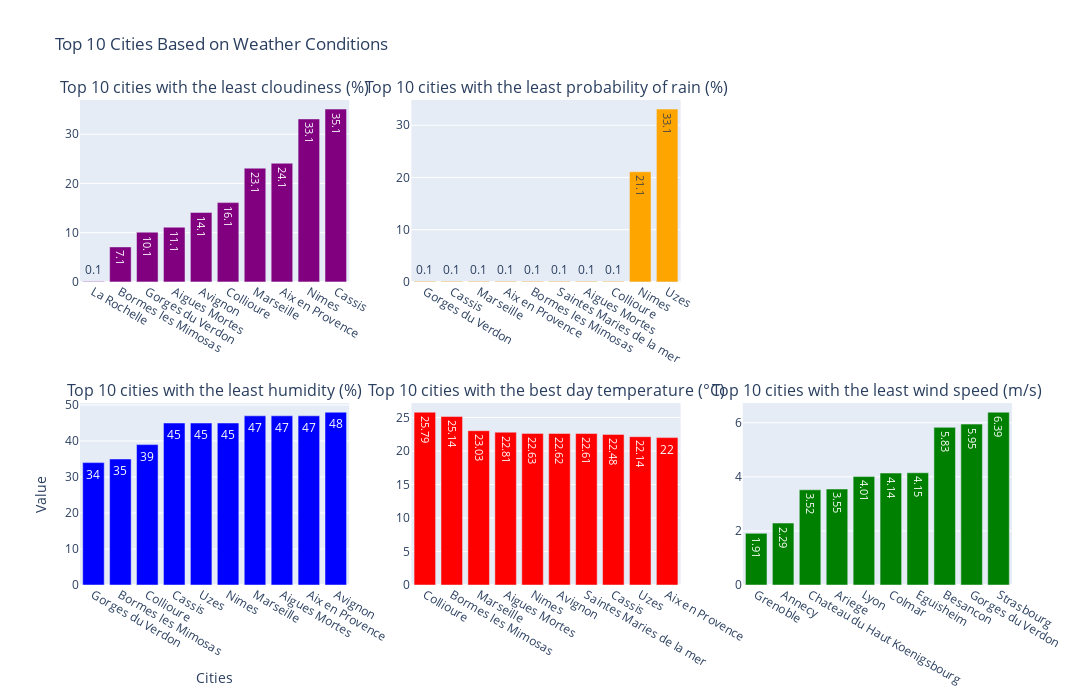

The code cell stored with this chart in its notebook:
### Code cell
import plotly.graph_objects as go
from plotly.subplots import make_subplots

# Créer la figure avec des graphiques en barres
fig = make_subplots(rows=2, 
                    cols=3, 
                    start_cell="bottom-left",
                    specs=[[{"type": "xy"}, {"type": "xy"},{"type": "xy"}], 
                           [{"type": "xy"},{"type": "xy"},{"type": "xy"}]],
                    subplot_titles=("Top 10 cities with the least humidity (%)", 
                                    "Top 10 cities with the best day temperature (°C)", 
                                    "Top 10 cities with the least wind speed (m/s)",
                                    "Top 10 cities with the least cloudiness (%)",
                                    "Top 10 cities with the least probability of rain (%)"))

# 1. Top 10 des villes avec le moins d'humidité
fig.add_trace(go.Bar(
    x=df.sort_values(by=['Humidity']).head(10)["name"],
    y=df.sort_values(by=['Humidity']).head(10)["Humidity"],
    text=df.sort_values(by=['Humidity']).head(10)["Humidity"],
    textposition='auto',
    marker_color='blue'
), row=1, col=1)

# 2. Top 10 des villes avec la meilleure moyenne de température
fig.add_trace(go.Bar(
    x=df.sort_values(by=['Temperature_avg'], ascending=False).head(10)["name"],
    y=df.sort_values(by=['Temperature_avg'], ascending=False).head(10)["Temperature_avg"],
    text=df.sort_values(by=['Temperature_avg'], ascending=False).head(10)["Temperature_avg"],
    textposition='auto',
    marker_color='red'
), row=1, col=2)

# 3. Top 10 des villes avec le moins de vent
fig.add_trace(go.Bar(
    x=df.sort_values(by=['Wind_speed']).head(10)["name"],
    y=df.sort_values(by=['Wind_speed']).head(10)["Wind_speed"],
    text=df.sort_values(by=['Wind_speed']).head(10)["Wind_speed"],
    textposition='auto',
    marker_color='green'
), row=1, col=3)

# 4. Top 10 des villes avec le moins de nuages

# Ajouter une petite valeur à toutes les valeurs de la catégorie "Cloudiness"
df['Cloudiness_adjusted'] = df['Cloudiness'] + 0.1

fig.add_trace(go.Bar(
    x=df.sort_values(by=['Cloudiness_adjusted']).head(10)["name"],
    y=df.sort_values(by=['Cloudiness_adjusted']).head(10)["Cloudiness_adjusted"],
    text=df.sort_values(by=['Cloudiness_adjusted']).head(10)["Cloudiness_adjusted"],
    textposition='auto',
    marker_color='purple'
), row=2, col=1)

# 5. Top 10 des villes avec le risque le moins élevé de précipitation

# Ajouter une petite valeur à toutes les valeurs de la catégorie "Precipitation_prob"
df['Precipitation_prob_adjusted'] = df['Precipitation_prob'] + 0.1

fig.add_trace(go.Bar(
    x=df.sort_values(by=['Precipitation_prob_adjusted']).head(10)["name"],
    y=df.sort_values(by=['Precipitation_prob_adjusted']).head(10)["Precipitation_prob_adjusted"],
    text=df.sort_values(by=['Precipitation_prob_adjusted']).head(10)["Precipitation_prob_adjusted"],
    textposition='auto',
    marker_color='orange'
), row=2, col=2)

# Mise à jour du layout
fig.update_layout(
    height=700, 
    width=1400,
    showlegend=False,
    title="Top 10 Cities Based on Weather Conditions",
    xaxis_title="Cities",
    yaxis_title="Value",
    bargap=0.2
)

fig.show()

### Figure 1 — Plotly figure (JSON) as saved in the notebook; plotly's stock layout.template omitted (floating-point values rounded to 4 significant figures)
{"data": [{"marker": {"color": "blue"}, "text": [34, 35, 39, 45, 45, 45, 47, 47, 47, 48], "textposition": "auto", "type": "bar", "x": ["Gorges du Verdon", "Bormes les Mimosas", "Collioure", "Cassis", "Uzes", "Nimes", "Marseille", "Aigues Mortes", "Aix en Provence", "Avignon"], "xaxis": "x", "y": [34, 35, 39, 45, 45, 45, 47, 47, 47, 48], "yaxis": "y"}, {"marker": {"color": "red"}, "text": [25.79, 25.14, 23.03, 22.81, 22.63, 22.62, 22.61, 22.48, 22.14, 22], "textposition": "auto", "type": "bar", "x": ["Collioure", "Bormes les Mimosas", "Marseille", "Aigues Mortes", "Nimes", "Avignon", "Saintes Maries de la mer", "Cassis", "Uzes", "Aix en Provence"], "xaxis": "x2", "y": [25.79, 25.14, 23.03, 22.81, 22.63, 22.62, 22.61, 22.48, 22.14, 22], "yaxis": "y2"}, {"marker": {"color": "green"}, "text": [1.91, 2.29, 3.52, 3.55, 4.01, 4.14, 4.15, 5.83, 5.95, 6.39], "textposition": "auto", "type": "bar", "x": ["Grenoble", "Annecy", "Chateau du Haut Koenigsbourg", "Ariege", "Lyon", "Colmar", "Eguisheim", "Besancon", "Gorges du Verdon", "Strasbourg"], "xaxis": "x3", "y": [1.91, 2.29, 3.52, 3.55, 4.01, 4.14, 4.15, 5.83, 5.95, 6.39], "yaxis": "y3"}, {"marker": {"color": "purple"}, "text": [0.1, 7.1, 10.1, 11.1, 14.1, 16.1, 23.1, 24.1, 33.1, 35.1], "textposition": "auto", "type": "bar", "x": ["La Rochelle", "Bormes les Mimosas", "Gorges du Verdon", "Aigues Mortes", "Avignon", "Collioure", "Marseille", "Aix en Provence", "Nimes", "Cassis"], "xaxis": "x4", "y": [0.1, 7.1, 10.1, 11.1, 14.1, 16.1, 23.1, 24.1, 33.1, 35.1], "yaxis": "y4"}, {"marker": {"color": "orange"}, "text": [0.1, 0.1, 0.1, 0.1, 0.1, 0.1, 0.1, 0.1, 21.1, 33.1], "textposition": "auto", "type": "bar", "x": ["Gorges du Verdon", "Cassis", "Marseille", "Aix en Provence", "Bormes les Mimosas", "Saintes Maries de la mer", "Aigues Mortes", "Collioure", "Nimes", "Uzes"], "xaxis": "x5", "y": [0.1, 0.1, 0.1, 0.1, 0.1, 0.1, 0.1, 0.1, 21.1, 33.1], "yaxis": "y5"}], "layout": {"annotations": [{"font": {"size": 16}, "showarrow": false, "text": "Top 10 cities with the least humidity (%)", "x": 0.1444, "xanchor": "center", "xref": "paper", "y": 0.375, "yanchor": "bottom", "yref": "paper"}, {"font": {"size": 16}, "showarrow": false, "text": "Top 10 cities with the best day temperature (°C)", "x": 0.5, "xanchor": "center", "xref": "paper", "y": 0.375, "yanchor": "bottom", "yref": "paper"}, {"font": {"size": 16}, "showarrow": false, "text": "Top 10 cities with the least wind speed (m/s)", "x": 0.8556, "xanchor": "center", "xref": "paper", "y": 0.375, "yanchor": "bottom", "yref": "paper"}, {"font": {"size": 16}, "showarrow": false, "text": "Top 10 cities with the least cloudiness (%)", "x": 0.1444, "xanchor": "center", "xref": "paper", "y": 1, "yanchor": "bottom", "yref": "paper"}, {"font": {"size": 16}, "showarrow": false, "text": "Top 10 cities with the least probability of rain (%)", "x": 0.5, "xanchor": "center", "xref": "paper", "y": 1, "yanchor": "bottom", "yref": "paper"}], "bargap": 0.2, "height": 700, "showlegend": false, "title": {"text": "Top 10 Cities Based on Weather Conditions"}, "width": 1400, "xaxis": {"anchor": "y", "domain": [0, 0.2889], "title": {"text": "Cities"}}, "xaxis2": {"anchor": "y2", "domain": [0.3556, 0.6444]}, "xaxis3": {"anchor": "y3", "domain": [0.7111, 1]}, "xaxis4": {"anchor": "y4", "domain": [0, 0.2889]}, "xaxis5": {"anchor": "y5", "domain": [0.3556, 0.6444]}, "xaxis6": {"anchor": "y6", "domain": [0.7111, 1]}, "yaxis": {"anchor": "x", "domain": [0, 0.375], "title": {"text": "Value"}}, "yaxis2": {"anchor": "x2", "domain": [0, 0.375]}, "yaxis3": {"anchor": "x3", "domain": [0, 0.375]}, "yaxis4": {"anchor": "x4", "domain": [0.625, 1]}, "yaxis5": {"anchor": "x5", "domain": [0.625, 1]}, "yaxis6": {"anchor": "x6", "domain": [0.625, 1]}}}
